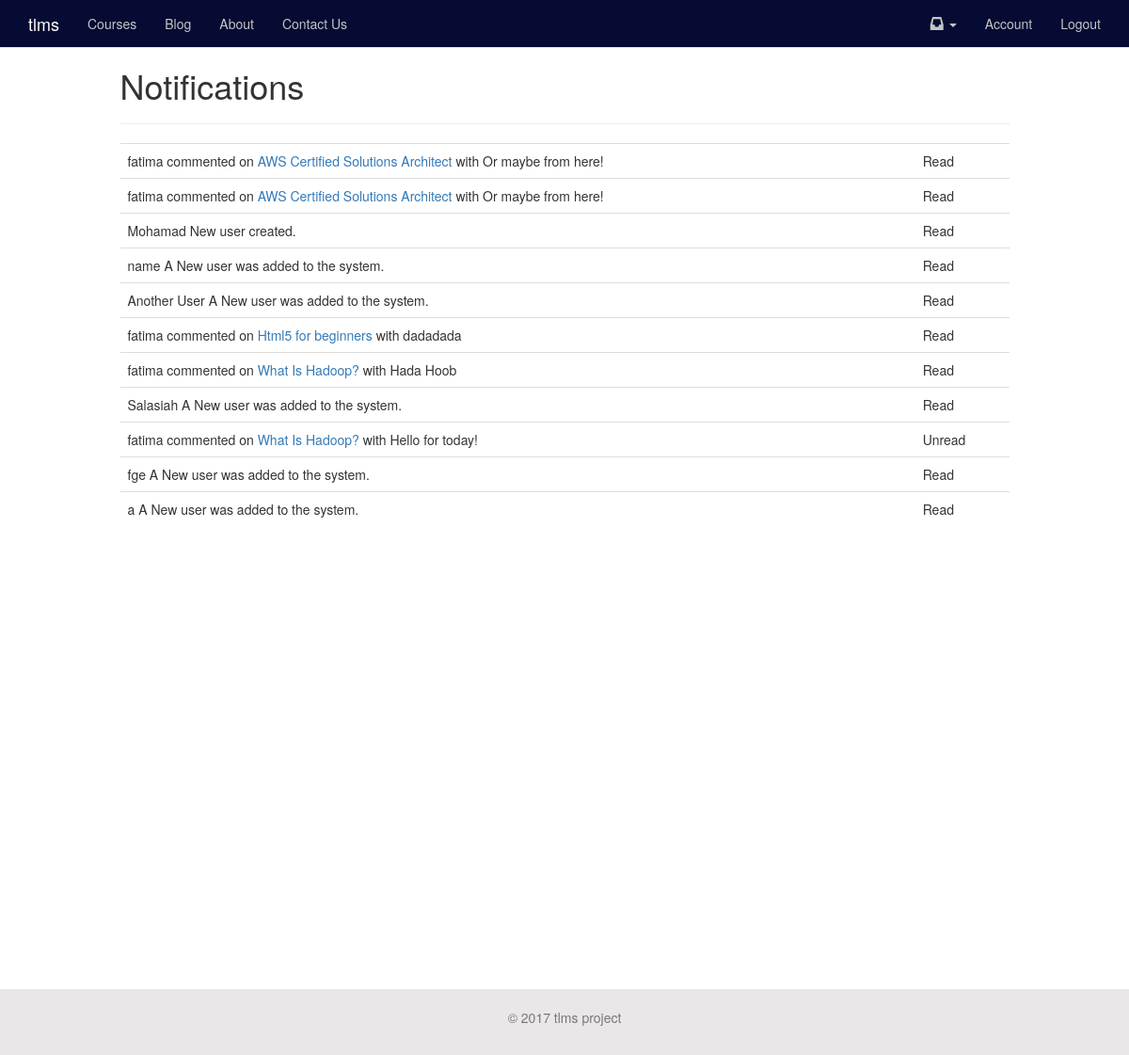
Screenshot of /notifications/ (signed in) with the database file from the repository.
### notifications/models.py (models this page shows, shortened)
class Notification(models.Model):
	sender_content_type = models.ForeignKey(ContentType, related_name='nofity_sender')
	sender_object_id = models.PositiveIntegerField()
	sender_object = GenericForeignKey("sender_content_type", "sender_object_id")
	verb = models.CharField(max_length=255)
	action_content_type = models.ForeignKey(ContentType, related_name='notify_action',
		null=True, blank=True)
	action_object_id = models.PositiveIntegerField(null=True, blank=True)
	action_object = GenericForeignKey("action_content_type", "action_object_id")
	target_content_type = models.ForeignKey(ContentType, related_name='notify_target',
		null=True, blank=True)
	target_object_id = models.PositiveIntegerField(null=True, blank=True)
	target_object = GenericForeignKey("target_content_type", "target_object_id")
	recipient = models.ForeignKey(settings.AUTH_USER_MODEL, related_name='notifications')
	read = models.BooleanField(default=False)
	timestamp = models.DateTimeField(auto_now_add=True, auto_now=False)
	objects = NotificationManager()
	def __unicode__(self):
		try:
			target_url = self.target_object.get_absolute_url()
		except:
			target_url = None
		context = {
			"sender": self.sender_object,
			"verb": self.verb,
			"action": self.action_object,
			"target": self.target_object,
			"verify_read": reverse("notifications_read", kwargs={"id": self.id}),
			"target_url": target_url,
		}
		if self.target_object:
			if self.action_object and target_url:
				return "%(sender)s %(verb)s <a href='%(verify_read)s?next=%(target_url)s'>%(target)s</a> with %(action)s" %context
			if self.action_object and not target_url:
				return "%(sender)s %(verb)s %(target)s with %(action)s" %context
			return "%(sender)s %(verb)s %(target)s" %context
		return "%(sender)s %(verb)s" %context

### videos/models.py (models this page shows, shortened)
class Video(models.Model):
	title = models.CharField(max_length=120)
	embed_code = models.CharField(max_length=500, null=True, blank=True)
	share_message = models.TextField(default=DEFAULT_MESSAGE)
	order = models.PositiveIntegerField(default=1)
	tags = GenericRelation("TaggedItem", null=True, blank=True)
	slug = models.SlugField(null=True, blank=True)
	active = models.BooleanField(default=True)
	featured = models.BooleanField(default=False)
	free_preview = models.BooleanField(default=False)
	category = models.ForeignKey("Category", default=1)
	timestamp = models.DateTimeField(auto_now_add=True, auto_now=False, null=True)
	updated = models.DateTimeField(auto_now_add=False, auto_now=True, null=True)
	objects = VideoManager()
	class Meta:
		unique_together = ('slug', 'category')
		ordering = ['order', '-timestamp']
	def __unicode__(self):
		return self.title
	def get_absolute_url(self):
		return reverse("video_detail", kwargs={"vid_slug": self.slug, "cat_slug": self.category.slug})
	def get_share_link(self):
		full_url = "%s%s" %(settings.FULL_DOMAIN_NAME, self.get_absolute_url())
		return full_url
	def get_share_message(self):
		full_url = "%s%s" %(settings.FULL_DOMAIN_NAME, self.get_absolute_url())
		return urllib2.quote("%s %s" %(self.share_message, full_url))
	def get_next_url(self):
		video = get_vid_for_direction(self, "next")
		if video is not None:
			return video.get_absolute_url()
		return None
	def get_previous_url(self):
		video = get_vid_for_direction(self, "previous")
		if video is not None:
			return video.get_absolute_url()
		return None

class Category(models.Model):
	title = models.CharField(max_length=120)
	description = models.TextField(max_length=5000, null=True, blank=True)
	tags = GenericRelation("TaggedItem", null=True, blank=True)
	image = models.ImageField(upload_to='images/', null=True, blank=True)
	slug = models.SlugField(default='abc', unique=True)
	active = models.BooleanField(default=True)
	featured = models.BooleanField(default=False)
	timestamp = models.DateTimeField(auto_now_add=True, auto_now=False)
	updated = models.DateTimeField(auto_now_add=False, auto_now=True)
	objects = CategoryManager()
	class Meta:
		ordering = ['title', 'timestamp']
	def __unicode__(self):
		return self.title
	def get_absolute_url(self):
		return reverse("project_detail", kwargs={"cat_slug": self.slug})
	def get_image_url(self):
		return "%s%s" %(settings.MEDIA_URL, self.image)

### comments/models.py (models this page shows, shortened)
class Comment(models.Model):
	user = models.ForeignKey(MyUser)
	parent = models.ForeignKey("self", null=True, blank=True)
	path = models.CharField(max_length=350)
	video = models.ForeignKey(Video, null=True, blank=True)
	text = models.TextField()
	updated = models.DateTimeField(auto_now=True, auto_now_add=False)
	timestamp = models.DateTimeField(auto_now=False, auto_now_add=True)
	active = models.BooleanField(default=True)
	objects = CommentManager()
	class Meta:
		ordering = ['-timestamp']
	def __unicode__(self):
		return self.text

### accounts/models.py (models this page shows, shortened)
class MyUser(AbstractBaseUser):
	username = models.CharField(
	    max_length=255,
	    unique=True,
	)
	email = models.EmailField(
	    verbose_name='email address',
	    max_length=255,
	    unique=True,
	)
	first_name = models.CharField(
			max_length=120,
			null=True,
			blank=True,
			)
	last_name = models.CharField(
			max_length=120,
			null=True,
			blank=True,
			)
	is_member = models.BooleanField(default=False,
					verbose_name='Is Paid Member')
	is_active = models.BooleanField(default=True)
	is_admin = models.BooleanField(default=False)
	objects = MyUserManager()
	USERNAME_FIELD = 'username'
	REQUIRED_FIELDS = ['email']
	def get_full_name(self):
	    return "%s %s" %(self.first_name, self.last_name)
	def get_short_name(self):
	    return self.first_name
	def __unicode__(self):
	    return self.username
	def has_perm(self, perm, obj=None):
	    "Does the user have a specific permission?"
	    return True
	def has_module_perms(self, app_label):
	    "Does the user have permissions to view the app `app_label`?"
	    return True

### notifications/views.py (the view)
# urls.py: url(r'^notifications/$', 'all', name='notifications_all'),
@login_required
def all(request):
	notifications = Notification.objects.all_for_user(request.user)
	context = {
		"notifications":notifications,
	}
	return render(request, "notifications/all.html", context)

### notifications/models.py (called while the page is built)
	def get_user(self, recipient):
		return self.filter(recipient=recipient)

	def mark_targetless(self, recipient):
		qs = self.unread().get_user(recipient)
		qs_no_target = qs.filter(target_object_id=None)
		if qs_no_target:
			qs_no_target.update(read=True)

	def unread(self):
		return self.filter(read=False)

	def get_queryset(self):
		return NotificationQuerySet(self.model, using=self._db)

	def all_for_user(self, user):
		self.get_queryset().mark_targetless(user)
		return self.get_queryset().get_user(user)

### templates/notifications/all.html
{% extends "base.html" %}
{% block content %}
<div class='row'>
<div class='col-sm-10 col-sm-offset-1'>
<h1>Notifications</h1>
<hr/>
</div>
</div>
{% if notifications %}
<div class='row'>
<div class="col-sm-10 col-sm-offset-1">
<table class='table'>
{% for note in notifications %}
<tr><td>{{ note|safe }}</td><td>{% if note.read %} Read {% else %} Unread {% endif %}</td></tr>
{% endfor %}
</table>
</div>
</div>
{% else %}
<p class='lead'>
This is where your notifications will appear once you have them.
</p>
{% endif %}
{% endblock %}

### rows the page displays
Notification: target_content_type+target_object+sender_content_type "fatima commented on AWS Certified Solutions Architect with Or maybe from here!", read "Read"
Notification: target_content_type+target_object+sender_content_type "fatima commented on AWS Certified Solutions Architect with Or maybe from here!", read "Read"
Notification: target_content_type+target_object+sender_content_type "Mohamad New user created.", read "Read"
Notification: target_content_type+target_object+sender_content_type "name A New user was added to the system.", read "Read"
Notification: target_content_type+target_object+sender_content_type "Another User A New user was added to the system.", read "Read"
Notification: target_content_type+target_object+sender_content_type "fatima commented on Html5 for beginners with dadadada", read "Read"
Notification: target_content_type+target_object+sender_content_type "fatima commented on What Is Hadoop? with Hada Hoob", read "Read"
Notification: target_content_type+target_object+sender_content_type "Salasiah A New user was added to the system.", read "Read"
Notification: target_content_type+target_object+sender_content_type "fatima commented on What Is Hadoop? with Hello for today!", read "Unread"
Notification: target_content_type+target_object+sender_content_type "fge A New user was added to the system.", read "Read"
Notification: target_content_type+target_object+sender_content_type "a A New user was added to the system.", read "Read"
